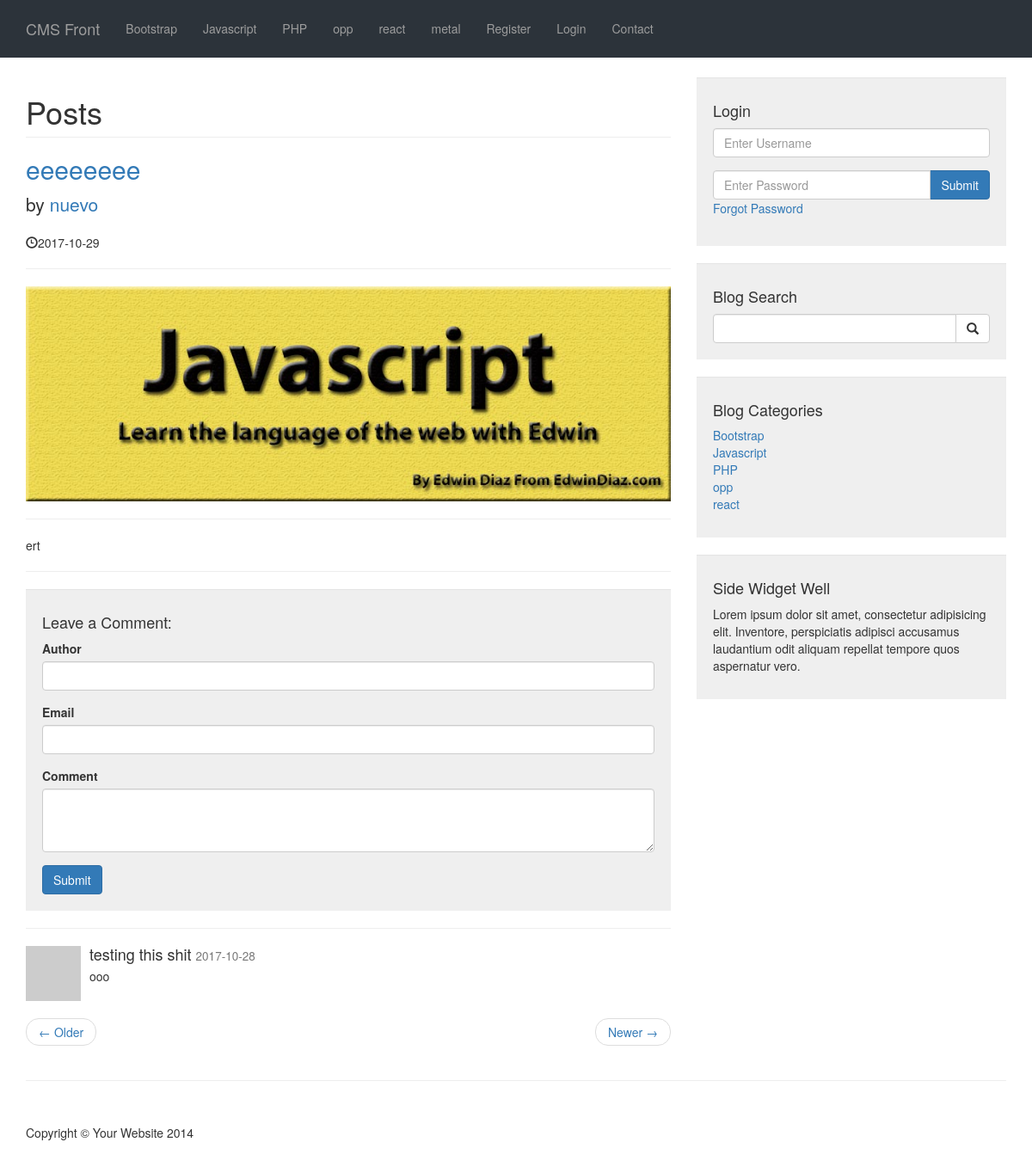
Page /post/63 on the committed database.
### tables this page shows
CREATE TABLE `categories` (
  `cat_id` int(3) NOT NULL,
  `cat_title` varchar(255) NOT NULL
);

CREATE TABLE `posts` (
  `post_id` int(3) NOT NULL,
  `post_category_id` int(11) NOT NULL,
  `post_title` varchar(255) NOT NULL,
  `post_author` varchar(255) NOT NULL,
  `post_user` varchar(255) NOT NULL,
  `post_date` date NOT NULL,
  `post_image` text NOT NULL,
  `post_content` text NOT NULL,
  `post_tags` varchar(255) NOT NULL,
  `post_comment_count` int(11) NOT NULL,
  `post_status` varchar(255) NOT NULL DEFAULT 'draft',
  `post_views_count` int(11) NOT NULL
);

CREATE TABLE `comments` (
  `comment_id` int(3) NOT NULL,
  `comment_post_id` int(3) NOT NULL,
  `comment_author` varchar(255) NOT NULL,
  `comment_email` varchar(255) NOT NULL,
  `comment_content` text NOT NULL,
  `comment_status` varchar(255) NOT NULL,
  `comment_date` date NOT NULL
);

### admin/functions.php (called while the page is built, shortened)
<?php
function imagePlaceholder($image = ''){
    if(!$image){
        return 'placeholder.jpg';
    }else{
        return $image;
    }
}
function escape($string){
   global $connection;
   return mysqli_real_escape_string($connection, trim($string));
}
function isLoggedIn(){
    return false;
}
        ?>

### post.php (the view, shortened to what this page needs)
<?php include 'includes/header.php'; ?>
<?php include 'includes/navigation.php'; ?>
    <div class="container">
        <div class="row">
            <div class="col-md-8">
                <h1 class="page-header">
                    Posts
                </h1>
                <?php
                if(isset($_GET['p_id'])){
                    $the_post_id = escape($_GET['p_id']);
                    if(isset($_SESSION['user_role']) && $_SESSION['user_role'] == 'admin'){
                         $query = "SELECT * FROM posts WHERE post_id = $the_post_id ";
                    }else{
                        $query = "SELECT * FROM posts WHERE post_id = $the_post_id AND post_status = 'published' ";
                    }
                    $select_all_posts_query = mysqli_query($connection, $query);
                    if(mysqli_num_rows($select_all_posts_query) <1 ){
                         echo "<h2 class='text-center danger'>NO POSTS AVAILABLE </h2>";
                    }else{
                    while($row = mysqli_fetch_assoc($select_all_posts_query)){
                    $post_title = $row['post_title'];
                    $post_author = $row['post_user'];
                    $post_date = $row['post_date'];
                    $post_image = $row['post_image'];
                    $post_content = $row['post_content'];
                ?>
                    <h2>
                        <a href="#"><?php echo $post_title; ?></a>
                    </h2>
                    <p class="lead">
                        by <a href="index.php"><?php echo $post_author; ?></a>
                    </p>
                    <p><span class="glyphicon glyphicon-time"></span><?php echo $post_date; ?></p>
                    <hr>
                    <img class="img-responsive" src="images/<?php echo imagePlaceholder($post_image); ?>" alt="">
                    <hr>
                    <p><?php echo $post_content; ?></p>
                    <hr>
               <?php  }  ?>
                <div class="well">
                    <h4>Leave a Comment:</h4>
                    <form action="" method="post" role="form">
                       <div class="form-group">
                            <label for="Author">Author</label>
                            <input type="text" class="form-control" name="comment_author">
                        </div>
                        <div class="form-group">
                            <label for="Email">Email</label>
                            <input type="email" class="form-control" name="comment_email">
                        </div>
                        <div class="form-group">
                            <label for="Comment">Comment</label>
                            <textarea class="form-control" rows="3" name="comment_content"></textarea>
                        </div>
                        <button type="submit" name="create_comment" class="btn btn-primary">Submit</button>
                    </form>
                </div>
                <hr>
                <?php
                $query = "SELECT * FROM comments WHERE comment_post_id = {$the_post_id} ";
                $query .= "AND comment_status = 'approved' ";
                $query .= "ORDER BY comment_id DESC ";
                $select_comment_query = mysqli_query($connection, $query);
                while($row = mysqli_fetch_array($select_comment_query)){
                    $comment_date = $row['comment_date'];
                    $comment_content = $row['comment_content'];
                    $comment_author = $row['comment_author'];
                 ?>
                <div class="media">
                    <a class="pull-left" href="#">
                        <img class="media-object" src="http://placehold.it/64x64" alt="">
                    </a>
                    <div class="media-body">
                        <h4 class="media-heading"><?php echo $comment_author ;?>
                            <small><?php echo $comment_date ;?></small>
                        </h4>
                        <?php echo $comment_content ;?>
                    </div>
                </div>
            <?php }  }  }else{
                    header("Location: index.php");
                }
                ?>
                <ul class="pager">
                    <li class="previous">
                        <a href="#">&larr; Older</a>
                    </li>
                    <li class="next">
                        <a href="#">Newer &rarr;</a>
                    </li>
                </ul>
            </div>
        <?php include 'includes/sidebar.php'; ?>
        </div>
        <hr>
<?php include 'includes/footer.php'; ?>

### includes/navigation.php (shortened to what this page needs)
<nav class="navbar navbar-inverse navbar-fixed-top" role="navigation">
       <div class="container">
           <div class="navbar-header">
               <a class="navbar-brand" href="/cms">CMS Front</a>
           </div>
           <div class="collapse navbar-collapse" id="bs-example-navbar-collapse-1">
               <ul class="nav navbar-nav">
                     <?php
                       $query = "SELECT * FROM categories";
                       $select_all_categories_query = mysqli_query($connection, $query);
                       while($row = mysqli_fetch_assoc($select_all_categories_query )){
                       $cat_title = $row['cat_title'];
                       $cat_id = $row['cat_id'];
                       $category_class = '';
                       $registration_class = '';
                       echo "<li class='$category_class'><a href='/cms/category/{$cat_id}'>{$cat_title}</a><li>";
                      }
                      ?>
                        <li class="<?php echo $registration_class ;?>">
                            <a href="/cms/registration"> Register</a>
                        </li>
                          <?php if(isLoggedIn()): ?>
                          <li>
                           <a href="/cms/admin">Admin</a>
                          </li>
                          <li>
                           <a href="/cms/includes/logout.php">Logout</a>
                          </li>
                          <?php else: ?>
                          <li>
                           <a href="/cms/login.php">Login</a>
                          </li>
                          <?php endif; ?>
                       <li>
                           <a href="/cms/contact">Contact</a>
                       </li>
               </ul>
           </div>
       </div>
   </nav>

### includes/sidebar.php (shortened to what this page needs)
<div class="col-md-4">
              <div class="well">
                 <?php if(isset($_SESSION['user_role'])): ?>
                      <h4>Logged in as: <?php echo $_SESSION['username'] ; ?></h4>
                      <a href="includes/logout.php" class="btn btn-primary">Logout</a>
                 <?php else: ?>
                     <h4>Login</h4>
                      <form method="post" >
                          <div class="form-group">
                                  <input name="username" type="text" class="form-control" placeholder="Enter Username">
                          </div>
                           <div class="input-group">
                                  <input name="password" type="password" class="form-control" placeholder="Enter Password">
                                  <span class="input-group-btn">
                                      <button class="btn btn-primary" name="login" type="submit">Submit</button>
                                  </span>
                          </div>
                          <div class="form-group">
                              <a href="forgot.php?forgot=<?php echo uniqid(true) ;?>">Forgot Password</a>
                          </div>
                      </form>
                 <?php endif; ?>
              </div>
              <div class="well">
                  <h4>Blog Search</h4>
                  <form action="search.php" method="post" >
                      <div class="input-group">
                              <input name="search" type="text" class="form-control">
                              <span class="input-group-btn">
                              <button name="submit" class="btn btn-default" type="submit">
                                  <span class="glyphicon glyphicon-search"></span>
                              </button>
                          </span>
                      </div>
                  </form>
              </div>
              <div class="well">
              <?php
                  $query = "SELECT * FROM categories LIMIT 5";
                  $select_categories_sidebar = mysqli_query($connection, $query);
                 ?>
                  <h4>Blog Categories</h4>
                  <div class="row">
                      <div class="col-lg-12">
                          <ul class="list-unstyled">
                             <?php
                   while($row = mysqli_fetch_assoc($select_categories_sidebar )){
                  $cat_title = $row['cat_title'];
                  $cat_id = $row['cat_id'];
                  echo "<li><a href='category.php?category=$cat_id'>{$cat_title}</a><li>";
                   }
                              ?>
                          </ul>
                      </div>
                  </div>
              </div>
          <?php include "widget.php"; ?>
          </div>

### css/blog-home.css (style rules this page uses)
body { padding-top: 70px; }
.navbar-inverse { background-color: #2C333A; border-color: #2C333A; padding: 8px; }

### rows in the picture
categories: cat_title "Bootstrap"
categories: cat_title "Javascript"
categories: cat_title "PHP"
categories: cat_title "opp"
categories: cat_title "react"
categories: cat_title "metal"
posts: post_title "eeeeeeee", post_user "nuevo", post_date "2017-10-29", post_image (picture), post_content "ert"
comments: comment_author "testing this shit", comment_date "2017-10-28", comment_content "ooo"
